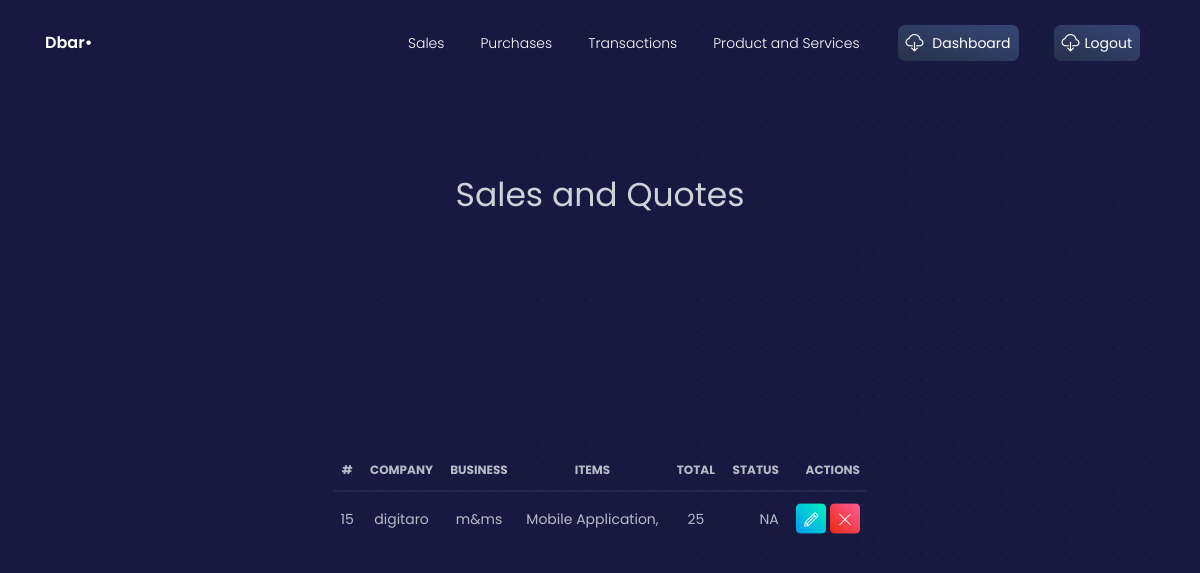
The page /view_invoices (signed in) on the database its author committed.
### crm/models.py (models this page shows, shortened)
class Sales(models.Model):
    salesID = models.AutoField(primary_key=True)
    companyID = models.ForeignKey(Company, on_delete=models.CASCADE)
    businessID = models.ForeignKey(Business, on_delete=models.CASCADE)
    items = models.ManyToManyField(ProductsAndServices)
    STAT = (
        ('A', 'Approved'),
        ('NA', 'NotApproved')
    )
    status = models.CharField(max_length=2, choices=STAT)
    def get_item_values(self):
        ret = ''
        print(self.items.all())
        for item in self.items.all():
            ret = ret + item.psName + ', '
        return ret[:-1]
    def get_total(self):
        total = 0
        print(self.items.all())
        for item in self.items.all():
            print(item.rate)
            total += item.rate
        return total

class Company(models.Model):
    companyID = models.AutoField(primary_key=True)
    companyName = models.CharField(max_length=64)
    companyEmail = models.EmailField(max_length=254)
    companyPhoneNumber = models.IntegerField()
    def __str__(self):
        return self.companyName

class Business(models.Model):
    businessID = models.AutoField(primary_key=True)
    businessName = models.CharField(max_length=64)
    ORGANISATION_TYPE = (
        ('SP', 'SoleProprietor'),
        ('P', 'Partnership'),
        ('PL', 'PrivateLimited'),
        ('PBL', 'PublicLimited')
    )
    organisationType = models.CharField(
        max_length=3, choices=ORGANISATION_TYPE)
    businessType = models.CharField(max_length=64)
    CUREN = (
        ('PKR', 'Pakistani Ruppee'),
        ('USD', 'United States Dollar'),
        ('EUR', 'Euro'),
        ('AED', 'Dirham'),
        ('CAD', 'Canadian Dollar'),
        ('AUD', 'Australian Dollar')
    )
    currency = models.CharField(max_length=3, choices=CUREN)
    def __str__(self):
        return self.businessName

class ProductsAndServices(models.Model):
    itemID = models.AutoField(primary_key=True)
    psName = models.CharField(max_length=512)
    isProduct = models.BooleanField()
    itemDescription = models.CharField(max_length=500)
    rate = models.IntegerField()
    def __str__(self):
        return self.psName

### crm/views.py (the view)
# urls.py: path("view_invoices",views.view_invoices, name='view_invoices'),
@login_required
def view_invoices(request):
    context = {}
    context["dataset"] = Sales.objects.all()
    return render(request, 'view_invoice.html', context)

### templates/view_invoice.html (shortened to what this page needs)
{% load static %}
{% load static %}
{% load widget_tweaks %}
<!DOCTYPE html>
<html lang="en">
<head>
  <link href="https://use.fontawesome.com/releases/v5.0.6/css/all.css" rel="stylesheet">
    <link rel="stylesheet" href="https://maxcdn.bootstrapcdn.com/bootstrap/4.5.2/css/bootstrap.min.css">
  <link href="{% static './css/nucleo-icons.css' %}" rel="stylesheet" />
  <link href="{% static './css/blk-design-system.css' %}" rel="stylesheet" />
  <link href="{% static './demo/demo.css' %}" rel="stylesheet" />
</head>
<body class="landing-page">
  <nav class="navbar navbar-expand-lg fixed-top navbar-transparent " color-on-scroll="100">
    <div class="container">
      <div class="navbar-translate">
        <a class="navbar-brand" href="#" target="">
          <span>Dbar•</span>
        </a>
      </div>
      <div class="collapse navbar-collapse justify-content-end" id="navigation">
        <ul class="navbar-nav">
        <li class="nav-item">
            <a class="nav-link" href="{% url 'invoices' %}">Sales</a>
          </li>
          <li class="nav-item">
            <a class="nav-link" href="{% url 'purchases' %}">Purchases</a>
          </li>
          <li class="nav-item">
            <a class="nav-link" href="{% url 'transaction' %}">Transactions</a>
          </li>
          <li class="nav-item">
            <a class="nav-link" href="{% url 'productandservice' %}">Product and Services</a>
          </li>
          <li class="nav-item">
            <a class="nav-link btn btn-default d-none d-lg-block" href="{% url 'dashboard' %}">
              <i class="tim-icons icon-cloud-download-93"></i> Dashboard
            </a>
          </li>
          <li class="nav-item">
            <a class="nav-link btn btn-default d-none d-lg-block" href="{% url 'logout' %}">
              <i class="tim-icons icon-cloud-download-93"></i>Logout
            </a>
          </li>
        </ul>
      </div>
    </div>
  </nav>
<div class="wrapper">
    <div class="page-header header-filter">
       <br /><br /><br /><br /><br /><br /><br /><br /><br /><br />
      <div class="container">
        <div class="content-center brand">
          <h1 class="h3-seo">Sales and Quotes</h1>
        </div>
      </div>
      <div class="row">
        <div class="content-center brand">
           <br /><br /><br /><br /><br /><br /><br /><br /><br /><br />
          <table class="table">
            <thead>
              <tr>
                <th class="text-center">#</th>
                <th>Company</th>
                <th>Business</th>
                <th>Items</th>
                <th>Total</th>
                <th class="text-right">Status</th>
                <th class="text-right">Actions</th>
              </tr>
            </thead>
            <tbody>
            {% for data in dataset %}
              <tr>
                  <td class="text-center">{{ data.salesID }}</td>
                  <td>{{ data.companyID }}</td>
                  <td>{{ data.businessID }}</td>
                  <td>{{ data.get_item_values }}</td>
                  <td>{{ data.get_total}}</td>
                  <td class="text-right">{{ data.status }}</td>
                  <td class="td-actions text-right">
                  <a href="update_invoices/?id={{data.salesID}}">
                    <button type="button" rel="tooltip" class="btn btn-success btn-sm btn-icon">
                      <i class="tim-icons icon-pencil"></i>
                    </button>
                  </a>
                  <a href='delete_invoices/?id={{data.salesID}}'>
                    <button type="button" rel="tooltip" class="btn btn-danger btn-sm btn-icon">
                        <i class="tim-icons icon-simple-remove"></i>
                    </button>
                  </a>
                  </td>
              </tr>
            {% endfor %}
            </tbody>
          </table>
        </div>
      </div>
    </div>
  </div>
</body>
</html>

### rows shown on the page
Sales: salesID "15", companyID "digitaro", businessID "m&ms", get_item_values "Mobile Application,", get_total "25", status "NA"
